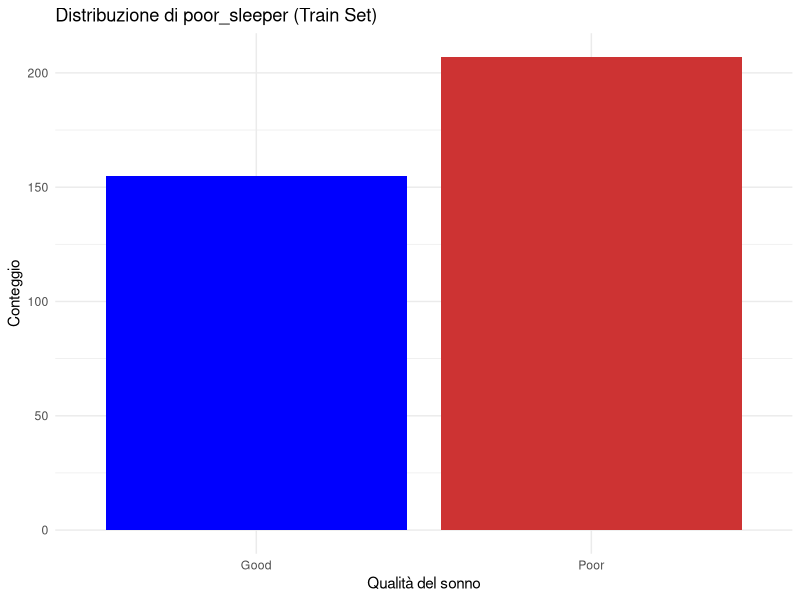
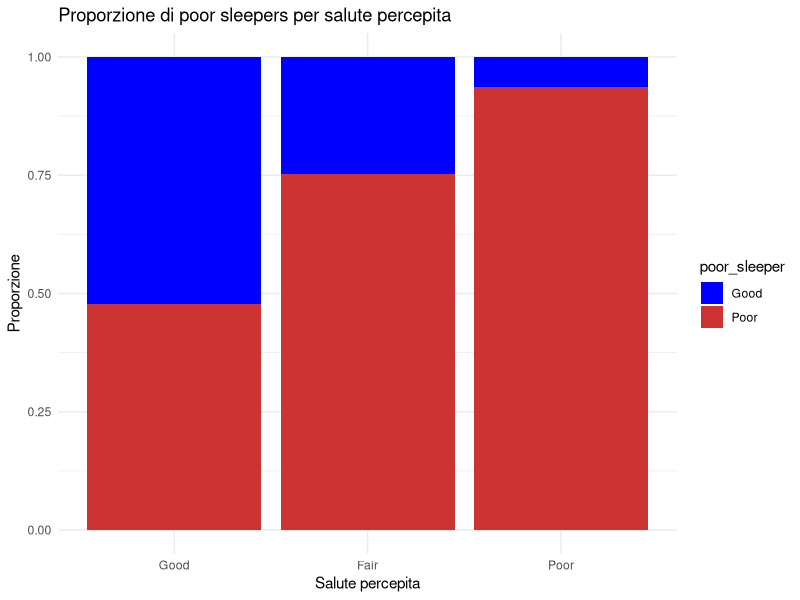
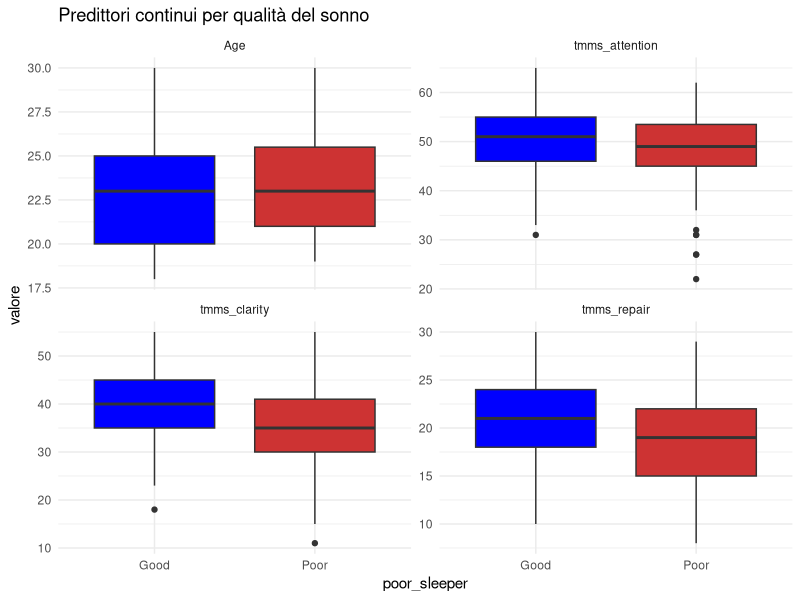
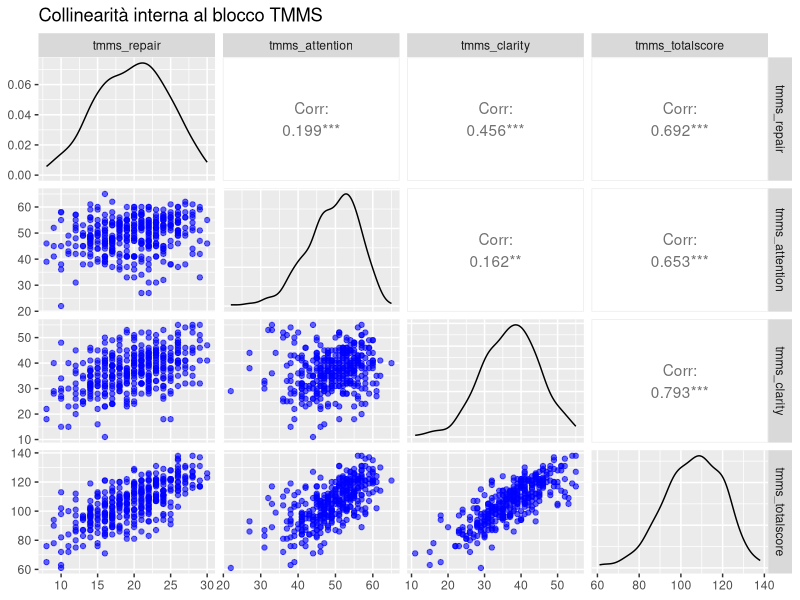
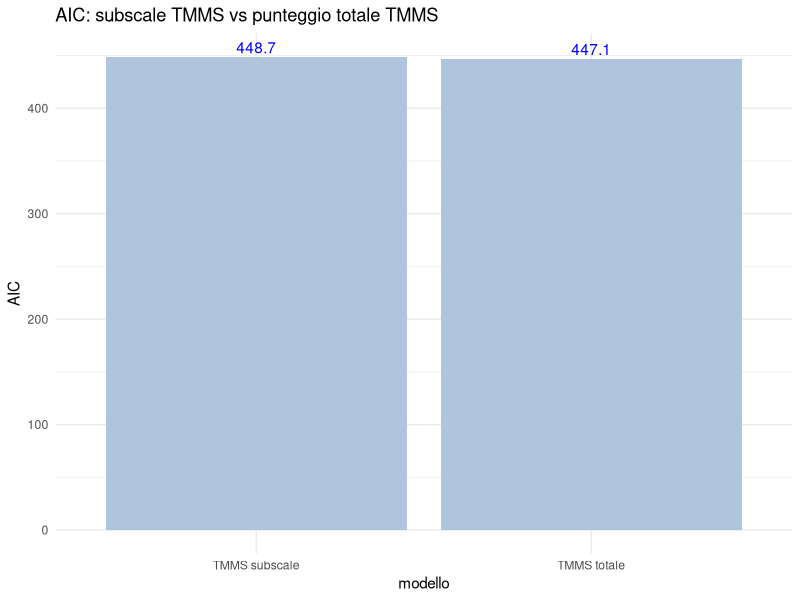
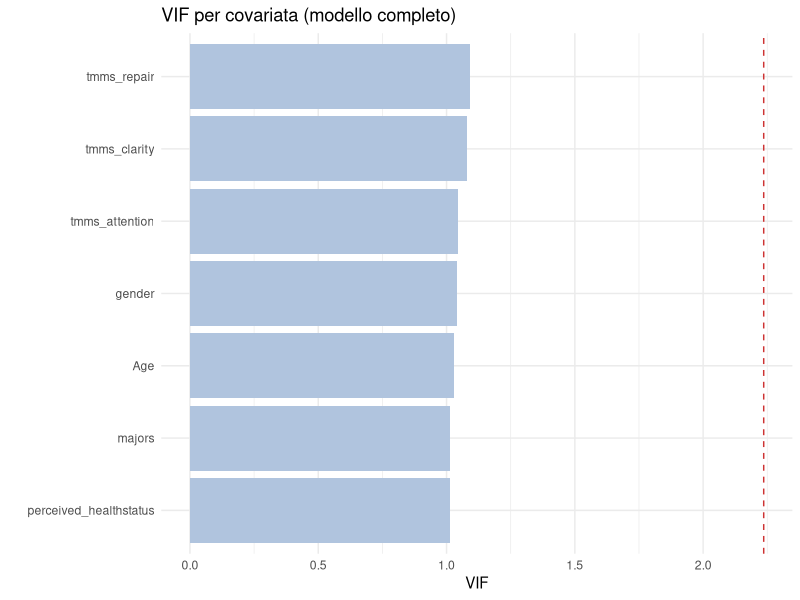
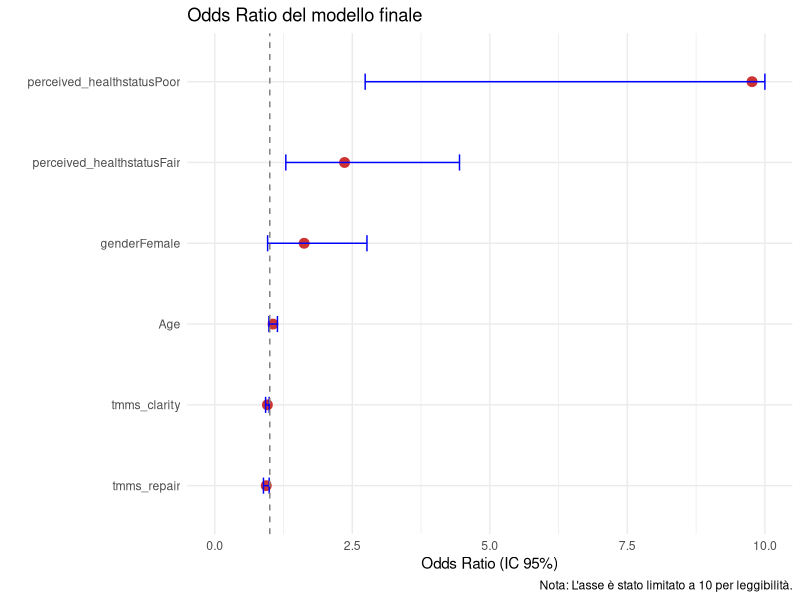
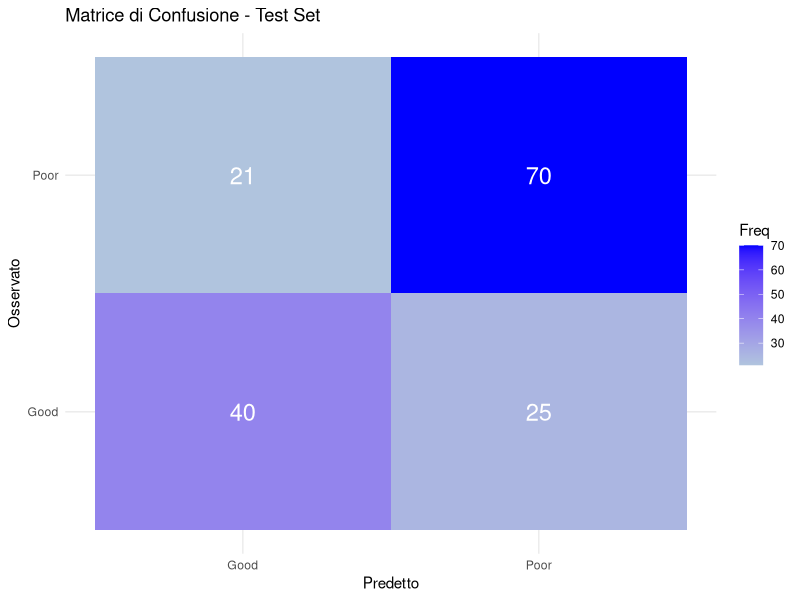

Write the R code that produced these figures, in order.
# ==============================================================================
# Progetto di Inferenza Statistica
# Autori: Matteo Coccia, Cecilia Cotti, Pietro Ferrario, Ian Alexander Fontana Rava
# ==============================================================================

## 0. Librerie --------------------------------------------------------------------
library(readxl)
library(car)      # vif() - su glm funziona in modo diretto e non ambiguo
library(MASS)     # stepAIC()
library(GGally)   # ggpairs()
library(pROC)     # curva ROC/AUC (outcome binario)
library(tidyverse)

# --- DEFINIZIONE PALETTE COLORI (Midnight & Clinical) ---
pal_midnight <- c("Good" = "blue", "Poor" = "brown3")
col_neutral  <- "lightsteelblue"
col_strutt   <- "blue"
col_alert    <- "brown3"
# --------------------------------------------------------

## 1. Importazione dati -------------------------------------------------------------
dataset <- as.data.frame(read_excel("sharing dataset.xlsx", sheet = "Sheet1"))

dim(dataset)
sum(is.na(dataset))
sum(duplicated(dataset))
names(dataset) <- trimws(names(dataset))


### 1.a Gestione dei factor ---------------------------------------------------------
dataset$gender <- factor(dataset$gender, levels = c(0, 1), labels = c("Male", "Female"))

dataset$majors <- factor(dataset$majors, levels = c(0, 1, 2),
                         labels = c("MedicalLifeScience", "SocialScience", "Technology"))
dataset$perceived_healthstatus <- factor(dataset$perceived_healthstatus,
                                         levels = c(0, 1, 2),
                                         labels = c("Good", "Fair", "Poor"))

### 1.b Outcome: poor_sleeper (binario, soglia clinica standard PSQI > 5) -----------
# La soglia PSQI > 5 è nota in letteratura clinica
dataset$poor_sleeper <- factor(ifelse(dataset$psqiglobalscore > 5, "Poor", "Good"),
                               levels = c("Good", "Poor"))
print(table(dataset$poor_sleeper))
print(round(prop.table(table(dataset$poor_sleeper)) * 100, 1))

### 1.c Collinearita' strutturale (solo blocco TMMS; PSQI e' ora la risposta) -------
check_tmms <- all(dataset$tmms_repair + dataset$tmms_attention + dataset$tmms_clarity
                  == dataset$tmms_totalscore)
cat("tmms_totalscore = somma delle subscale per tutte le righe?", check_tmms, "\n")

## 2. Split train/test -----
set.seed(123)
index <- sample(1:nrow(dataset), size = floor(0.70 * nrow(dataset)))
train_set <- dataset[index, ]
test_set  <- dataset[-index, ]
cat("Train:", nrow(train_set), "| Test:", nrow(test_set), "\n")

## 3. Analisi esplorativa (EDA) -----------------------------------------------------

### 3.a Bilanciamento della risposta ---------
ggplot(train_set, aes(x = poor_sleeper, fill = poor_sleeper)) +
  geom_bar() +
  scale_fill_manual(values = pal_midnight) +
  labs(title = "Distribuzione di poor_sleeper (Train Set)",
       x = "Qualità del sonno", y = "Conteggio") +
  theme_minimal() + theme(legend.position = "none")

### 3.b perceived_healthstatus vs poor_sleeper (proporzioni) ------------------------
ggplot(train_set, aes(x = perceived_healthstatus, fill = poor_sleeper)) +
  geom_bar(position = "fill") +
  scale_fill_manual(values = pal_midnight) +
  labs(title = "Proporzione di poor sleepers per salute percepita",
       x = "Salute percepita", y = "Proporzione") +
  theme_minimal()

### 3.c Predittori continui per livello di poor_sleeper -----------------------------
vars_cont <- c("Age", "tmms_repair", "tmms_attention", "tmms_clarity")
train_long <- train_set %>%
  pivot_longer(cols = all_of(vars_cont), names_to = "variabile", values_to = "valore")

ggplot(train_long, aes(x = poor_sleeper, y = valore, fill = poor_sleeper)) +
  geom_boxplot() +
  scale_fill_manual(values = pal_midnight) +
  facet_wrap(~ variabile, scales = "free_y") +
  labs(title = "Predittori continui per qualità del sonno") +
  theme_minimal() + theme(legend.position = "none")

### 3.d Collinearita' visiva nel blocco TMMS -----------------------------------------
# ggpairs usa una logica colore leggermente diversa
ggpairs(train_set[, c("tmms_repair", "tmms_attention", "tmms_clarity", "tmms_totalscore")],
        title = "Collinearità interna al blocco TMMS",
        lower = list(continuous = wrap("points", color = col_strutt, alpha = 0.6)))

## 4. Confronto sottomodelli: TMMS subscale vs punteggio totale ---------------------
modello_tmms_subscale <- glm(
  poor_sleeper ~ Age + gender + majors + perceived_healthstatus +
    tmms_repair + tmms_attention + tmms_clarity,
  data = train_set, family = binomial
)

modello_tmms_totale <- glm(
  poor_sleeper ~ Age + gender + majors + perceived_healthstatus +
    tmms_totalscore,
  data = train_set, family = binomial
)

cat("\n--- Confronto TMMS: subscale vs totale (AIC) ---\n")
print(AIC(modello_tmms_subscale, modello_tmms_totale))

ggplot(data.frame(modello = c("TMMS subscale", "TMMS totale"),
                  AIC = c(AIC(modello_tmms_subscale), AIC(modello_tmms_totale))),
       aes(x = modello, y = AIC)) +
  geom_col(fill = col_neutral) + 
  geom_text(aes(label = round(AIC, 1)), vjust = -0.3, color = col_strutt) +
  labs(title = "AIC: subscale TMMS vs punteggio totale TMMS") +
  theme_minimal()

# Siccome la differenza tra i due valori di AIC è minima (inferiore a 2), i due 
# modelli presentano una capacità informativa equivalente. Scegliamo di mantenere 
# il modello con le subscale poiché offre una granularità interpretativa superiore.

## 5. Modello completo ---------------------------------------------
modello_completo <- modello_tmms_subscale
summary(modello_completo)

## 6. Controllo collinearita' tramite VIF ---------------------------------------------
vif_vals <- vif(modello_completo)
print(vif_vals)

if (!is.null(dim(vif_vals))) {
  soglia <- sqrt(5)
  variabili_collineari <- rownames(vif_vals)[vif_vals[, 3] > soglia]
  vif_plot_data <- data.frame(variabile = rownames(vif_vals), VIF = vif_vals[, 3])
} else {
  soglia <- 5
  variabili_collineari <- names(vif_vals)[vif_vals > soglia]
  vif_plot_data <- data.frame(variabile = names(vif_vals), VIF = vif_vals)
}

ggplot(vif_plot_data, aes(x = reorder(variabile, VIF), y = VIF)) +
  geom_col(fill = col_neutral) +
  geom_hline(yintercept = soglia, color = col_alert, linetype = "dashed") +
  coord_flip() +
  labs(title = "VIF per covariata (modello completo)", x = "", y = "VIF") +
  theme_minimal()

## 7. Selezione del modello: stepwise AIC -----------------------------------------------
modello_step <- stepAIC(modello_completo, direction = "both", trace = FALSE)
summary(modello_step)

modello_definitivo <- modello_step

### 7.a Odds Ratio del modello finale (Forest Plot Corretto) ---------------------------
or_table <- exp(cbind(OR = coef(modello_definitivo), confint(modello_definitivo)))

or_df <- data.frame(variabile = rownames(or_table)[-1],
                    OR = or_table[-1, "OR"],
                    low = or_table[-1, 2], high = or_table[-1, 3])

# Impostiamo un limite all'asse per evitare che perceived_healthstatusPoor distrugga la scala
limite_superiore <- 10

ggplot(or_df, aes(x = reorder(variabile, OR), y = OR)) +
  geom_point(size = 3, color = col_alert) +
  geom_errorbar(aes(ymin = low, ymax = high), width = 0.2, color = col_strutt) +
  geom_hline(yintercept = 1, linetype = "dashed", color = "gray50") +
  coord_flip() +
  # Questa riga limita l'asse X e aggiunge una freccia visiva se una barra viene tagliata
  scale_y_continuous(limits = c(0, limite_superiore), oob = scales::squish) +
  labs(title = "Odds Ratio del modello finale", x = "", y = "Odds Ratio (IC 95%)",
       caption = "Nota: L'asse è stato limitato a 10 per leggibilità.") +
  theme_minimal()

## 8. Validazione predittiva sul test set -------------------------------------------------
prob_test <- predict(modello_definitivo, newdata = test_set, type = "response")
pred_test <- factor(ifelse(prob_test > 0.5, "Poor", "Good"), levels = c("Good", "Poor"))

matrice_confusione <- table(Osservato = test_set$poor_sleeper, Predetto = pred_test)

conf_df <- as.data.frame(matrice_confusione)
ggplot(conf_df, aes(x = Predetto, y = Osservato, fill = Freq)) +
  geom_tile() + geom_text(aes(label = Freq), color = "white", size = 6) +
  scale_fill_gradient(low = col_neutral, high = col_strutt) +
  labs(title = "Matrice di Confusione - Test Set") +
  theme_minimal()

accuracy_test <- sum(diag(matrice_confusione)) / sum(matrice_confusione)
baseline_accuracy <- max(table(test_set$poor_sleeper)) / nrow(test_set)

# Curva ROC e AUC
roc_obj <- roc(response = test_set$poor_sleeper, predictor = prob_test,
               levels = c("Good", "Poor"), quiet = TRUE)
auc_val <- auc(roc_obj)

plot(roc_obj, main = paste0("Curva ROC (AUC = ", round(as.numeric(auc_val), 3), ")"),
     col = col_strutt, lwd = 2)

## 9. Cross-validation (5-fold, sul train set) ---------------------------------------
set.seed(123)
k <- 5
folds <- sample(rep(1:k, length.out = nrow(train_set)))
formula_finale <- formula(modello_definitivo)

cv_accuracy <- numeric(k)
cv_auc      <- numeric(k)

for (i in 1:k) {
  train_cv <- train_set[folds != i, ]
  test_cv  <- train_set[folds == i, ]
  
  mod_cv  <- glm(formula_finale, data = train_cv, family = binomial)
  prob_cv <- predict(mod_cv, newdata = test_cv, type = "response")
  pred_cv <- factor(ifelse(prob_cv > 0.5, "Poor", "Good"), levels = c("Good", "Poor"))
  
  cv_accuracy[i] <- mean(pred_cv == test_cv$poor_sleeper)
  cv_auc[i] <- as.numeric(auc(roc(response = test_cv$poor_sleeper, predictor = prob_cv,
                                  levels = c("Good", "Poor"), quiet = TRUE)))
}

cv_df <- data.frame(fold = factor(1:k), AUC = cv_auc)
ggplot(cv_df, aes(x = "", y = AUC)) +
  geom_boxplot(fill = col_neutral, color = col_strutt, outlier.shape = NA) +
  geom_jitter(width = 0.05, size = 2, color = col_alert) +
  labs(title = paste0(k, "-fold Cross-Validation: AUC (Train Set)"), x = "") +
  theme_minimal()

## 10. Riepilogo finale -----------------------------------------------------------------
cat("\n========== RIEPILOGO FINALE ==========\n")
cat("Formula modello definitivo:\n"); print(formula_finale)
cat("\nAccuracy test set:", round(accuracy_test, 3),
    " | baseline:", round(baseline_accuracy, 3), "\n")
cat("AUC test set:", round(as.numeric(auc_val), 3), "\n")
cat("Accuracy media CV:", round(mean(cv_accuracy), 3),
    " | AUC media CV:", round(mean(cv_auc), 3), "\n")
